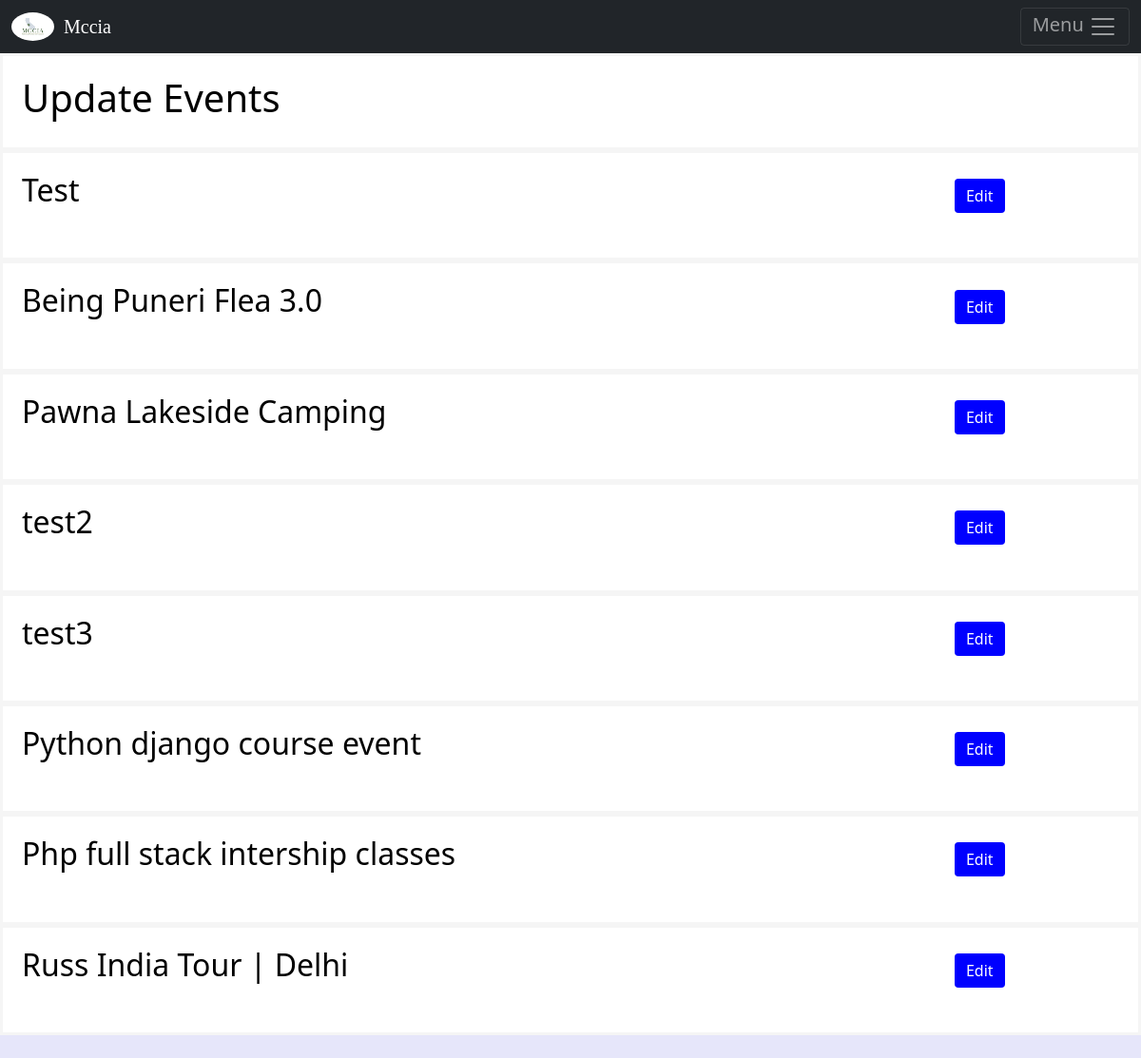
The app's page /eventeditpage, older data.
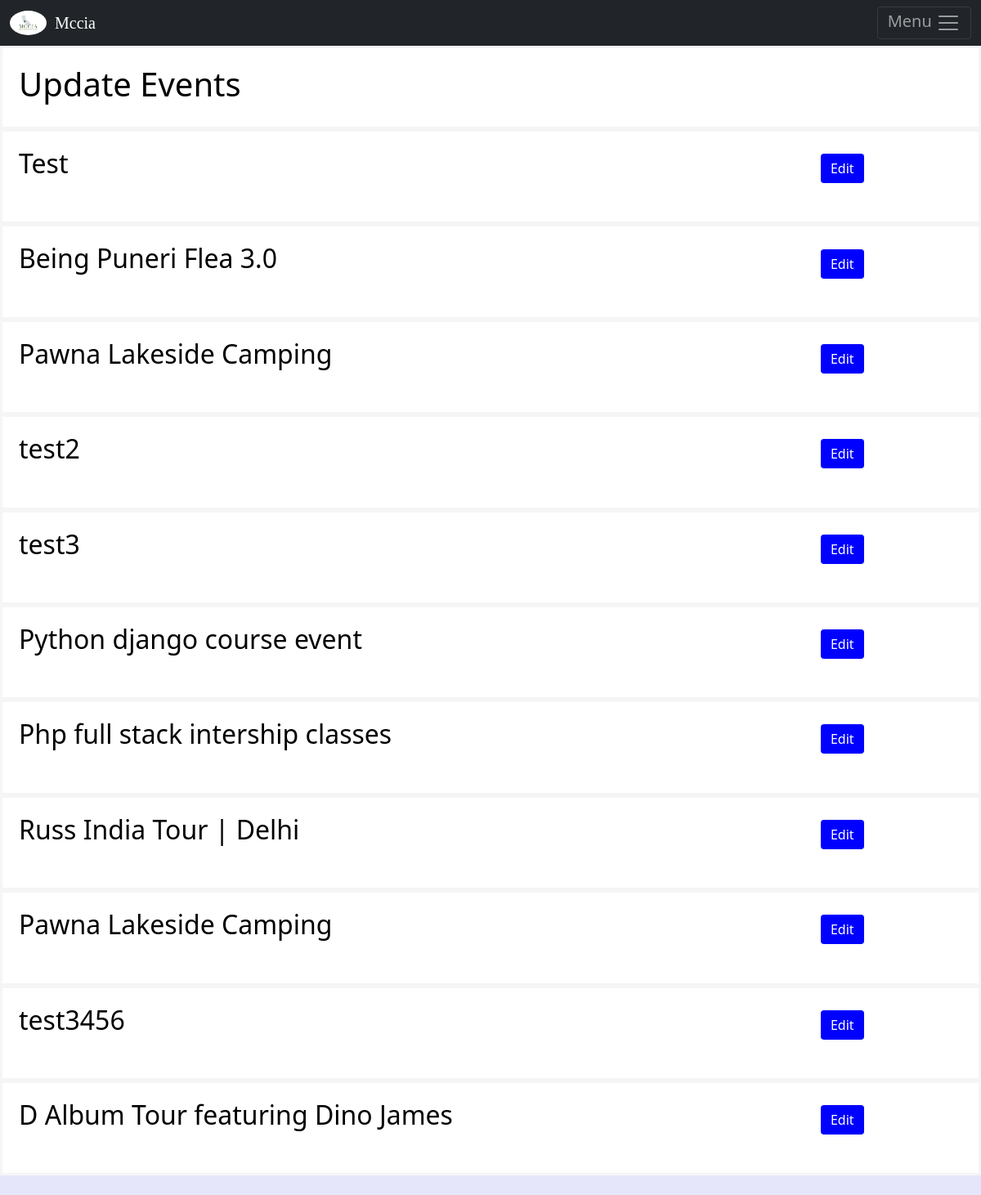
The same page, newer data.
### mapeventApp/models.py (models this page shows, shortened)
class AddEvent(models.Model):
		event = models.CharField(max_length=122)
		info = models.TextField()
		eventaddress = models.TextField()
		fromdate = models.DateField(max_length=122)
		todate= models.DateField(max_length=122)
		fromtime = models.TimeField()
		totime= models.TimeField()
		lat = models.CharField(max_length=122)
		lang = models.CharField(max_length=122,default='')
		icon = models.CharField(max_length=122)
		location = models.CharField(max_length=122,default='')
		eventermail = models.CharField(max_length=122,default='bankpay980@gmail.com')
		city = models.CharField(max_length=122,default='pune')
		locate = models.CharField(max_length=122,default='dadar')
		objects = models.Manager()

### mapeventApp/eventsform/updateEvents.py (the view)
# urls.py: path('eventeditpage',updateEvents.updateEventpage, name='alleventedit'),
def updateEventpage(request):
	if request.method =="POST":
			event_id = request.POST.get('event_id')
			updates = AddEvent.objects.filter(id=event_id).all()
			return render(request,'updateEvent.html',{'updates': updates})
	allevents = AddEvent.objects.all()
	return render(request,'editevent.html',{'allevents':allevents})

### templates/editevent.html (shortened to what this page needs)
{% extends 'base.html' %}
{% block content %}
                <div class="msg8">
                <h1> Update Events  </h1></div>
{% if allevents %}
                  {% for event in allevents %}
                <div class="msg8">
                <a href="#" data-bs-toggle="collapse" data-bs-target="#navbarSupportedContent{{event.id}}" aria-controls="navbarSupportedContent" aria-expanded="false" aria-label="Toggle navigation"><h2 style ="width:80%">{{event.event}}</h2></a>
                          <button type="submit" class="btn btn-primary"  style="decoration:none;border:none;background-color:blue; posting: absolute; margin-top:-70px; margin-left:85%">Edit </button> </form>
                </div>
                {% endfor %}
                <br>
         {% else %}
               <div class="msg8">
                 <h1>No Events</h1>
               </div>
                {% endif %}
{% endblock %}

Row changes from the older to the newer data that the page shows:
added AddEvent: event "Pawna Lakeside Camping"
added AddEvent: event "test3456"
added AddEvent: event "D Album Tour featuring Dino James"
